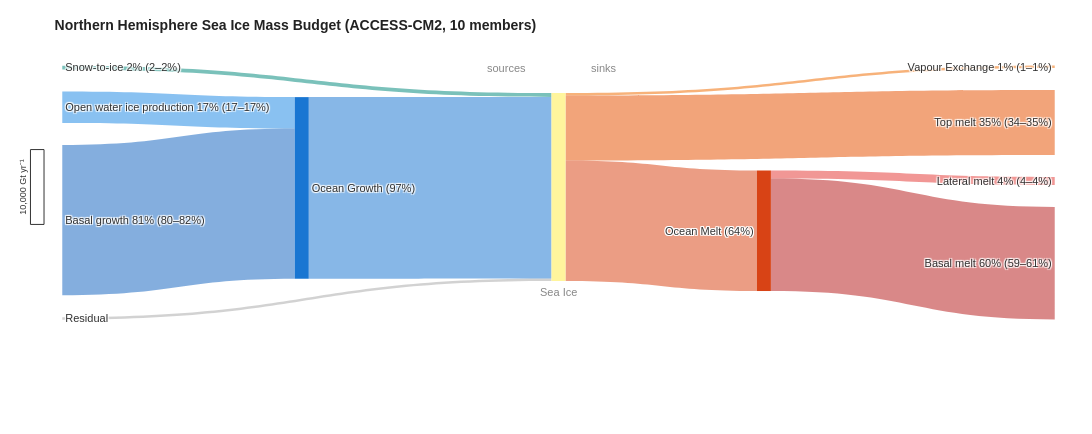
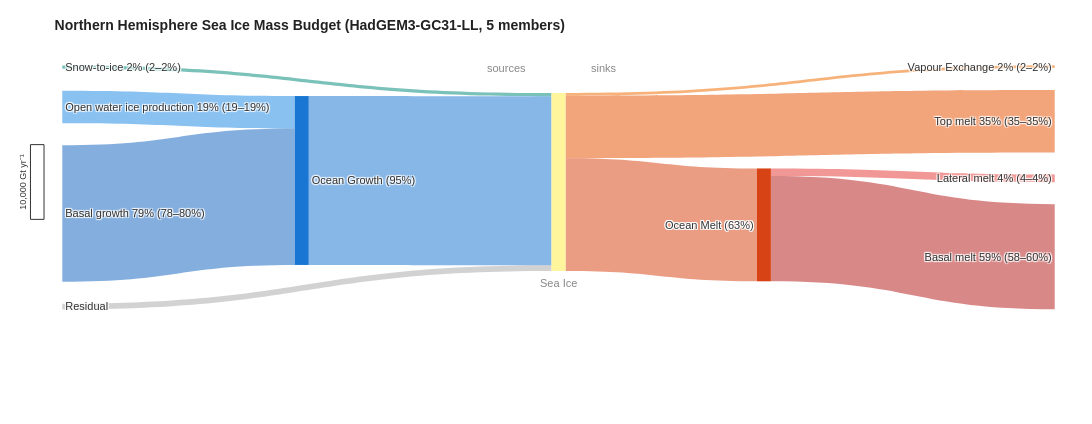
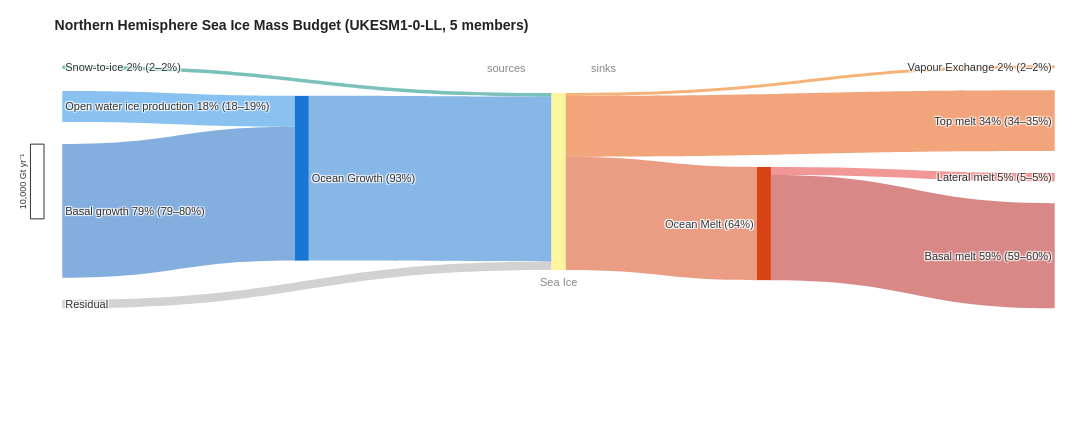
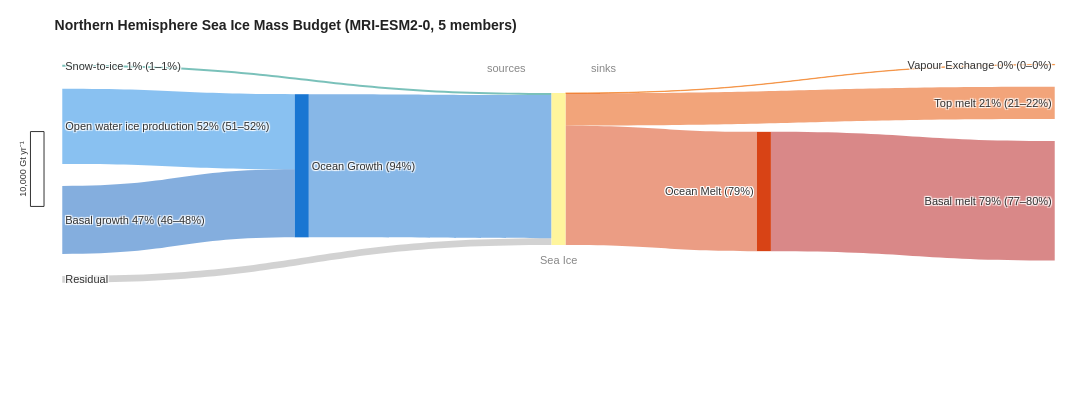

The notebook cell saved with these charts, in order:
### Code cell
# ── Plotly Sankey: ice mass budget ───────────────────────────────────────────────────
for _model in SANKEY_MODELS + [None]:
    _show_vals = SHOW_VALUES_MME if _model is None else SHOW_VALUES_MODELS
    _show_pct = SHOW_PERCENT_MME if _model is None else SHOW_PERCENT_MODELS
    _scale_bar = ICE_SCALE_BAR_GT if (SHOW_SCALE_BAR and ('AO', _model) not in SCALE_BAR_SKIP) else None
    if SHOW_UNCERTAINTY:
        fig = make_ice_sankey_uncertainty_plotly(
            ice_budget_NH, model=_model, res_label="Sea Ice",
            scale_ref=ICE_SANKEY_SCALE_REF, res_color="#FFF59D",
            scale_bar_Gt=_scale_bar,
            show_residual=SHOW_RESIDUAL,
            inflow_group_name="Ocean Growth", outflow_group_name="Ocean Melt",
            subtitle="Northern Hemisphere", include_dynamics=False,
        )
    else:
        fig = make_ice_sankey_plotly(
            ice_budget_NH, model=_model, res_label="Sea Ice",
            scale_ref=ICE_SANKEY_SCALE_REF, res_color="#FFF59D",
            scale_bar_Gt=_scale_bar,
            show_values=_show_vals, show_residual=SHOW_RESIDUAL, show_percent=_show_pct,
            hide_terminal_nodes=True,
            inflow_group_name="Ocean Growth", outflow_group_name="Ocean Melt",
            subtitle="Northern Hemisphere",
        )
    label = _model if _model is not None else "MME"
    fig.write_image(f"figures/ice_sankey_AO_{label}_2015-2034.png", scale=3.125)
    fig.write_image(f"figures/ice_sankey_AO_{label}_2015-2034.pdf")
    #fig.write_image(f"figures/ice_sankey_AO_{label}_2015-2034.svg")
    fig.show()

### Figure 1 — Plotly figure (JSON) as saved in the notebook; plotly's stock layout.template omitted (floating-point values rounded to 4 significant figures)
{"data": [{"arrangement": "snap", "link": {"color": ["rgba(0,137,123,0.52)", "rgba(30,136,229,0.52)", "rgba(21,101,192,0.52)", "rgba(170,170,170,0.52)", "rgba(25,118,210,0.52)", "rgba(239,108,0,0.52)", "rgba(230,81,0,0.52)", "rgba(229,57,53,0.52)", "rgba(183,28,28,0.52)", "rgba(216,67,21,0.52)"], "customdata": ["522 Gt yr⁻¹", "4,210 Gt yr⁻¹", "20,056 Gt yr⁻¹", "331 Gt yr⁻¹", "24,266 Gt yr⁻¹", "340 Gt yr⁻¹", "8,675 Gt yr⁻¹", "1,071 Gt yr⁻¹", "15,032 Gt yr⁻¹", "16,104 Gt yr⁻¹"], "hovertemplate": "%{customdata}<extra></extra>", "source": [0, 1, 2, 3, 4, 5, 5, 10, 10, 5], "target": [5, 4, 4, 5, 5, 6, 7, 8, 9, 10], "value": [521.5, 4210.0, 20060.0, 330.9, 24270.0, 340.0, 8675.0, 1071.0, 15030.0, 16100.0]}, "node": {"color": ["rgba(0,0,0,0)", "rgba(0,0,0,0)", "rgba(0,0,0,0)", "rgba(0,0,0,0)", "#1976D2", "#FFF59D", "rgba(0,0,0,0)", "rgba(0,0,0,0)", "rgba(0,0,0,0)", "rgba(0,0,0,0)", "#D84315"], "customdata": ["Snow-to-ice 2% (2–2%)", "Open water ice production 17% (17–17%)", "Basal growth 81% (80–82%)", "Residual", "Ocean Growth (97%)", "Sea Ice", "Vapour Exchange 1% (1–1%)", "Top melt 35% (34–35%)", "Lateral melt 4% (4–4%)", "Basal melt 60% (59–61%)", "Ocean Melt (64%)"], "hovertemplate": "%{customdata}<extra></extra>", "label": ["Snow-to-ice 2% (2–2%)", "Open water ice production 17% (17–17%)", "Basal growth 81% (80–82%)", "Residual", "Ocean Growth (97%)", "", "Vapour Exchange 1% (1–1%)", "Top melt 35% (34–35%)", "Lateral melt 4% (4–4%)", "Basal melt 60% (59–61%)", ""], "line": {"color": "white", "width": 0}, "pad": 22, "thickness": 14, "x": [0.01, 0.01, 0.01, 0.01, 0.25, 0.5, 0.99, 0.99, 0.99, 0.99, 0.7], "y": [0.02997, 0.1204, 0.5841, 0.9737, 0.5036, 0.5, 0.0265, 0.1988, 0.385, 0.6927, 0.6723]}, "type": "sankey"}], "layout": {"annotations": [{"font": {"color": "#888888", "size": 11}, "showarrow": false, "text": "sources", "x": 0.47, "xanchor": "right", "xref": "paper", "y": 1, "yref": "paper"}, {"font": {"color": "#888888", "size": 11}, "showarrow": false, "text": "sinks", "x": 0.53, "xanchor": "left", "xref": "paper", "y": 1, "yref": "paper"}, {"font": {"color": "#888888", "size": 11}, "showarrow": false, "text": "Sea Ice", "x": 0.5, "xanchor": "center", "xref": "paper", "y": 0.12, "yanchor": "top", "yref": "paper"}, {"font": {"color": "white", "size": 11}, "showarrow": false, "text": "Ocean Melt (64%)", "x": 0.7, "xanchor": "right", "xref": "paper", "xshift": -9, "y": 0.3277, "yanchor": "middle", "yref": "paper", "yshift": -1}, {"font": {"color": "white", "size": 11}, "showarrow": false, "text": "Ocean Melt (64%)", "x": 0.7, "xanchor": "right", "xref": "paper", "xshift": -9, "y": 0.3277, "yanchor": "middle", "yref": "paper", "yshift": 0}, {"font": {"color": "white", "size": 11}, "showarrow": false, "text": "Ocean Melt (64%)", "x": 0.7, "xanchor": "right", "xref": "paper", "xshift": -9, "y": 0.3277, "yanchor": "middle", "yref": "paper", "yshift": 1}, {"font": {"color": "white", "size": 11}, "showarrow": false, "text": "Ocean Melt (64%)", "x": 0.7, "xanchor": "right", "xref": "paper", "xshift": -8, "y": 0.3277, "yanchor": "middle", "yref": "paper", "yshift": -1}, {"font": {"color": "white", "size": 11}, "showarrow": false, "text": "Ocean Melt (64%)", "x": 0.7, "xanchor": "right", "xref": "paper", "xshift": -8, "y": 0.3277, "yanchor": "middle", "yref": "paper", "yshift": 1}, {"font": {"color": "white", "size": 11}, "showarrow": false, "text": "Ocean Melt (64%)", "x": 0.7, "xanchor": "right", "xref": "paper", "xshift": -7, "y": 0.3277, "yanchor": "middle", "yref": "paper", "yshift": -1}, {"font": {"color": "white", "size": 11}, "showarrow": false, "text": "Ocean Melt (64%)", "x": 0.7, "xanchor": "right", "xref": "paper", "xshift": -7, "y": 0.3277, "yanchor": "middle", "yref": "paper", "yshift": 0}, {"font": {"color": "white", "size": 11}, "showarrow": false, "text": "Ocean Melt (64%)", "x": 0.7, "xanchor": "right", "xref": "paper", "xshift": -7, "y": 0.3277, "yanchor": "middle", "yref": "paper", "yshift": 1}, {"font": {"color": "#333333", "size": 11}, "showarrow": false, "text": "Ocean Melt (64%)", "x": 0.7, "xanchor": "right", "xref": "paper", "xshift": -8, "y": 0.3277, "yanchor": "middle", "yref": "paper"}, {"font": {"color": "#333333", "size": 9}, "showarrow": false, "text": "10,000 Gt yr⁻¹", "textangle": -90, "x": -0.0217, "xanchor": "center", "xref": "paper", "y": 0.5, "yanchor": "middle", "yref": "paper"}], "font": {"color": "#333333", "family": "Arial, sans-serif", "size": 11}, "height": 434.2, "margin": {"b": 120, "l": 45, "r": 20, "t": 60}, "paper_bgcolor": "white", "shapes": [{"fillcolor": "white", "line": {"color": "#333333", "width": 1}, "type": "rect", "x0": -0.01415, "x1": -0.0009434, "xref": "paper", "y0": 0.3526, "y1": 0.6474, "yref": "paper"}], "title": {"font": {"color": "#222222", "size": 14}, "text": "<b>Northern Hemisphere Sea Ice Mass Budget (ACCESS-CM2, 10 members)</b>"}, "width": 1125}}

### Figure 2 — Plotly figure (JSON) as saved in the notebook; plotly's stock layout.template omitted (floating-point values rounded to 4 significant figures)
{"data": [{"arrangement": "snap", "link": {"color": ["rgba(0,137,123,0.52)", "rgba(30,136,229,0.52)", "rgba(21,101,192,0.52)", "rgba(170,170,170,0.52)", "rgba(25,118,210,0.52)", "rgba(239,108,0,0.52)", "rgba(230,81,0,0.52)", "rgba(229,57,53,0.52)", "rgba(183,28,28,0.52)", "rgba(216,67,21,0.52)"], "customdata": ["457 Gt yr⁻¹", "4,347 Gt yr⁻¹", "18,282 Gt yr⁻¹", "763 Gt yr⁻¹", "22,629 Gt yr⁻¹", "370 Gt yr⁻¹", "8,359 Gt yr⁻¹", "1,026 Gt yr⁻¹", "14,093 Gt yr⁻¹", "15,119 Gt yr⁻¹"], "hovertemplate": "%{customdata}<extra></extra>", "source": [0, 1, 2, 3, 4, 5, 5, 10, 10, 5], "target": [5, 4, 4, 5, 5, 6, 7, 8, 9, 10], "value": [457.0, 4347.0, 18280.0, 762.8, 22630.0, 369.9, 8359.0, 1026.0, 14090.0, 15120.0]}, "node": {"color": ["rgba(0,0,0,0)", "rgba(0,0,0,0)", "rgba(0,0,0,0)", "rgba(0,0,0,0)", "#1976D2", "#FFF59D", "rgba(0,0,0,0)", "rgba(0,0,0,0)", "rgba(0,0,0,0)", "rgba(0,0,0,0)", "#D84315"], "customdata": ["Snow-to-ice 2% (2–2%)", "Open water ice production 19% (19–19%)", "Basal growth 79% (78–80%)", "Residual", "Ocean Growth (95%)", "Sea Ice", "Vapour Exchange 2% (2–2%)", "Top melt 35% (35–35%)", "Lateral melt 4% (4–4%)", "Basal melt 59% (58–60%)", "Ocean Melt (63%)"], "hovertemplate": "%{customdata}<extra></extra>", "label": ["Snow-to-ice 2% (2–2%)", "Open water ice production 19% (19–19%)", "Basal growth 79% (78–80%)", "Residual", "Ocean Growth (95%)", "", "Vapour Exchange 2% (2–2%)", "Top melt 35% (35–35%)", "Lateral melt 4% (4–4%)", "Basal melt 59% (58–60%)", ""], "line": {"color": "white", "width": 0}, "pad": 22, "thickness": 14, "x": [0.01, 0.01, 0.01, 0.01, 0.25, 0.5, 0.99, 0.99, 0.99, 0.99, 0.7], "y": [0.0292, 0.1259, 0.5813, 0.9646, 0.4938, 0.5, 0.02744, 0.2031, 0.392, 0.6963, 0.6757]}, "type": "sankey"}], "layout": {"annotations": [{"font": {"color": "#888888", "size": 11}, "showarrow": false, "text": "sources", "x": 0.47, "xanchor": "right", "xref": "paper", "y": 1, "yref": "paper"}, {"font": {"color": "#888888", "size": 11}, "showarrow": false, "text": "sinks", "x": 0.53, "xanchor": "left", "xref": "paper", "y": 1, "yref": "paper"}, {"font": {"color": "#888888", "size": 11}, "showarrow": false, "text": "Sea Ice", "x": 0.5, "xanchor": "center", "xref": "paper", "y": 0.12, "yanchor": "top", "yref": "paper"}, {"font": {"color": "white", "size": 11}, "showarrow": false, "text": "Ocean Melt (63%)", "x": 0.7, "xanchor": "right", "xref": "paper", "xshift": -9, "y": 0.3243, "yanchor": "middle", "yref": "paper", "yshift": -1}, {"font": {"color": "white", "size": 11}, "showarrow": false, "text": "Ocean Melt (63%)", "x": 0.7, "xanchor": "right", "xref": "paper", "xshift": -9, "y": 0.3243, "yanchor": "middle", "yref": "paper", "yshift": 0}, {"font": {"color": "white", "size": 11}, "showarrow": false, "text": "Ocean Melt (63%)", "x": 0.7, "xanchor": "right", "xref": "paper", "xshift": -9, "y": 0.3243, "yanchor": "middle", "yref": "paper", "yshift": 1}, {"font": {"color": "white", "size": 11}, "showarrow": false, "text": "Ocean Melt (63%)", "x": 0.7, "xanchor": "right", "xref": "paper", "xshift": -8, "y": 0.3243, "yanchor": "middle", "yref": "paper", "yshift": -1}, {"font": {"color": "white", "size": 11}, "showarrow": false, "text": "Ocean Melt (63%)", "x": 0.7, "xanchor": "right", "xref": "paper", "xshift": -8, "y": 0.3243, "yanchor": "middle", "yref": "paper", "yshift": 1}, {"font": {"color": "white", "size": 11}, "showarrow": false, "text": "Ocean Melt (63%)", "x": 0.7, "xanchor": "right", "xref": "paper", "xshift": -7, "y": 0.3243, "yanchor": "middle", "yref": "paper", "yshift": -1}, {"font": {"color": "white", "size": 11}, "showarrow": false, "text": "Ocean Melt (63%)", "x": 0.7, "xanchor": "right", "xref": "paper", "xshift": -7, "y": 0.3243, "yanchor": "middle", "yref": "paper", "yshift": 0}, {"font": {"color": "white", "size": 11}, "showarrow": false, "text": "Ocean Melt (63%)", "x": 0.7, "xanchor": "right", "xref": "paper", "xshift": -7, "y": 0.3243, "yanchor": "middle", "yref": "paper", "yshift": 1}, {"font": {"color": "#333333", "size": 11}, "showarrow": false, "text": "Ocean Melt (63%)", "x": 0.7, "xanchor": "right", "xref": "paper", "xshift": -8, "y": 0.3243, "yanchor": "middle", "yref": "paper"}, {"font": {"color": "#333333", "size": 9}, "showarrow": false, "text": "10,000 Gt yr⁻¹", "textangle": -90, "x": -0.0217, "xanchor": "center", "xref": "paper", "y": 0.5, "yanchor": "middle", "yref": "paper"}], "font": {"color": "#333333", "family": "Arial, sans-serif", "size": 11}, "height": 424.7, "margin": {"b": 120, "l": 45, "r": 20, "t": 60}, "paper_bgcolor": "white", "shapes": [{"fillcolor": "white", "line": {"color": "#333333", "width": 1}, "type": "rect", "x0": -0.01415, "x1": -0.0009434, "xref": "paper", "y0": 0.3469, "y1": 0.6531, "yref": "paper"}], "title": {"font": {"color": "#222222", "size": 14}, "text": "<b>Northern Hemisphere Sea Ice Mass Budget (HadGEM3-GC31-LL, 5 members)</b>"}, "width": 1125}}

### Figure 3 — Plotly figure (JSON) as saved in the notebook; plotly's stock layout.template omitted (floating-point values rounded to 4 significant figures)
{"data": [{"arrangement": "snap", "link": {"color": ["rgba(0,137,123,0.52)", "rgba(30,136,229,0.52)", "rgba(21,101,192,0.52)", "rgba(170,170,170,0.52)", "rgba(25,118,210,0.52)", "rgba(239,108,0,0.52)", "rgba(230,81,0,0.52)", "rgba(229,57,53,0.52)", "rgba(183,28,28,0.52)", "rgba(216,67,21,0.52)"], "customdata": ["490 Gt yr⁻¹", "4,138 Gt yr⁻¹", "17,926 Gt yr⁻¹", "1,151 Gt yr⁻¹", "22,064 Gt yr⁻¹", "390 Gt yr⁻¹", "8,153 Gt yr⁻¹", "1,085 Gt yr⁻¹", "14,077 Gt yr⁻¹", "15,162 Gt yr⁻¹"], "hovertemplate": "%{customdata}<extra></extra>", "source": [0, 1, 2, 3, 4, 5, 5, 10, 10, 5], "target": [5, 4, 4, 5, 5, 6, 7, 8, 9, 10], "value": [490.0, 4138.0, 17930.0, 1151.0, 22060.0, 390.4, 8153.0, 1085.0, 14080.0, 15160.0]}, "node": {"color": ["rgba(0,0,0,0)", "rgba(0,0,0,0)", "rgba(0,0,0,0)", "rgba(0,0,0,0)", "#1976D2", "#FFF59D", "rgba(0,0,0,0)", "rgba(0,0,0,0)", "rgba(0,0,0,0)", "rgba(0,0,0,0)", "#D84315"], "customdata": ["Snow-to-ice 2% (2–2%)", "Open water ice production 18% (18–19%)", "Basal growth 79% (79–80%)", "Residual", "Ocean Growth (93%)", "Sea Ice", "Vapour Exchange 2% (2–2%)", "Top melt 34% (34–35%)", "Lateral melt 5% (5–5%)", "Basal melt 59% (59–60%)", "Ocean Melt (64%)"], "hovertemplate": "%{customdata}<extra></extra>", "label": ["Snow-to-ice 2% (2–2%)", "Open water ice production 18% (18–19%)", "Basal growth 79% (79–80%)", "Residual", "Ocean Growth (93%)", "", "Vapour Exchange 2% (2–2%)", "Top melt 34% (34–35%)", "Lateral melt 5% (5–5%)", "Basal melt 59% (59–60%)", ""], "line": {"color": "white", "width": 0}, "pad": 22, "thickness": 14, "x": [0.01, 0.01, 0.01, 0.01, 0.25, 0.5, 0.99, 0.99, 0.99, 0.99, 0.7], "y": [0.02992, 0.1236, 0.5704, 0.9567, 0.4866, 0.5, 0.02791, 0.2009, 0.388, 0.695, 0.673]}, "type": "sankey"}], "layout": {"annotations": [{"font": {"color": "#888888", "size": 11}, "showarrow": false, "text": "sources", "x": 0.47, "xanchor": "right", "xref": "paper", "y": 1, "yref": "paper"}, {"font": {"color": "#888888", "size": 11}, "showarrow": false, "text": "sinks", "x": 0.53, "xanchor": "left", "xref": "paper", "y": 1, "yref": "paper"}, {"font": {"color": "#888888", "size": 11}, "showarrow": false, "text": "Sea Ice", "x": 0.5, "xanchor": "center", "xref": "paper", "y": 0.12, "yanchor": "top", "yref": "paper"}, {"font": {"color": "white", "size": 11}, "showarrow": false, "text": "Ocean Melt (64%)", "x": 0.7, "xanchor": "right", "xref": "paper", "xshift": -9, "y": 0.327, "yanchor": "middle", "yref": "paper", "yshift": -1}, {"font": {"color": "white", "size": 11}, "showarrow": false, "text": "Ocean Melt (64%)", "x": 0.7, "xanchor": "right", "xref": "paper", "xshift": -9, "y": 0.327, "yanchor": "middle", "yref": "paper", "yshift": 0}, {"font": {"color": "white", "size": 11}, "showarrow": false, "text": "Ocean Melt (64%)", "x": 0.7, "xanchor": "right", "xref": "paper", "xshift": -9, "y": 0.327, "yanchor": "middle", "yref": "paper", "yshift": 1}, {"font": {"color": "white", "size": 11}, "showarrow": false, "text": "Ocean Melt (64%)", "x": 0.7, "xanchor": "right", "xref": "paper", "xshift": -8, "y": 0.327, "yanchor": "middle", "yref": "paper", "yshift": -1}, {"font": {"color": "white", "size": 11}, "showarrow": false, "text": "Ocean Melt (64%)", "x": 0.7, "xanchor": "right", "xref": "paper", "xshift": -8, "y": 0.327, "yanchor": "middle", "yref": "paper", "yshift": 1}, {"font": {"color": "white", "size": 11}, "showarrow": false, "text": "Ocean Melt (64%)", "x": 0.7, "xanchor": "right", "xref": "paper", "xshift": -7, "y": 0.327, "yanchor": "middle", "yref": "paper", "yshift": -1}, {"font": {"color": "white", "size": 11}, "showarrow": false, "text": "Ocean Melt (64%)", "x": 0.7, "xanchor": "right", "xref": "paper", "xshift": -7, "y": 0.327, "yanchor": "middle", "yref": "paper", "yshift": 0}, {"font": {"color": "white", "size": 11}, "showarrow": false, "text": "Ocean Melt (64%)", "x": 0.7, "xanchor": "right", "xref": "paper", "xshift": -7, "y": 0.327, "yanchor": "middle", "yref": "paper", "yshift": 1}, {"font": {"color": "#333333", "size": 11}, "showarrow": false, "text": "Ocean Melt (64%)", "x": 0.7, "xanchor": "right", "xref": "paper", "xshift": -8, "y": 0.327, "yanchor": "middle", "yref": "paper"}, {"font": {"color": "#333333", "size": 9}, "showarrow": false, "text": "10,000 Gt yr⁻¹", "textangle": -90, "x": -0.0217, "xanchor": "center", "xref": "paper", "y": 0.5, "yanchor": "middle", "yref": "paper"}], "font": {"color": "#333333", "family": "Arial, sans-serif", "size": 11}, "height": 423.6, "margin": {"b": 120, "l": 45, "r": 20, "t": 60}, "paper_bgcolor": "white", "shapes": [{"fillcolor": "white", "line": {"color": "#333333", "width": 1}, "type": "rect", "x0": -0.01415, "x1": -0.0009434, "xref": "paper", "y0": 0.3462, "y1": 0.6538, "yref": "paper"}], "title": {"font": {"color": "#222222", "size": 14}, "text": "<b>Northern Hemisphere Sea Ice Mass Budget (UKESM1-0-LL, 5 members)</b>"}, "width": 1125}}

### Figure 4 — Plotly figure (JSON) as saved in the notebook; plotly's stock layout.template omitted (floating-point values rounded to 4 significant figures)
{"data": [{"arrangement": "snap", "link": {"color": ["rgba(0,137,123,0.52)", "rgba(30,136,229,0.52)", "rgba(21,101,192,0.52)", "rgba(170,170,170,0.52)", "rgba(25,118,210,0.52)", "rgba(239,108,0,0.52)", "rgba(230,81,0,0.52)", "rgba(183,28,28,0.52)", "rgba(216,67,21,0.52)"], "customdata": ["279 Gt yr⁻¹", "10,033 Gt yr⁻¹", "9,100 Gt yr⁻¹", "907 Gt yr⁻¹", "19,133 Gt yr⁻¹", "51 Gt yr⁻¹", "4,318 Gt yr⁻¹", "15,951 Gt yr⁻¹", "15,951 Gt yr⁻¹"], "hovertemplate": "%{customdata}<extra></extra>", "source": [0, 1, 2, 3, 4, 5, 5, 9, 5], "target": [5, 4, 4, 5, 5, 6, 7, 8, 9], "value": [279.4, 10030.0, 9100.0, 907.2, 19130.0, 50.93, 4318.0, 15950.0, 15950.0]}, "node": {"color": ["rgba(0,0,0,0)", "rgba(0,0,0,0)", "rgba(0,0,0,0)", "rgba(0,0,0,0)", "#1976D2", "#FFF59D", "rgba(0,0,0,0)", "rgba(0,0,0,0)", "rgba(0,0,0,0)", "#D84315"], "customdata": ["Snow-to-ice 1% (1–1%)", "Open water ice production 52% (51–52%)", "Basal growth 47% (46–48%)", "Residual", "Ocean Growth (94%)", "Sea Ice", "Vapour Exchange 0% (0–0%)", "Top melt 21% (21–22%)", "Basal melt 79% (77–80%)", "Ocean Melt (79%)"], "hovertemplate": "%{customdata}<extra></extra>", "label": ["Snow-to-ice 1% (1–1%)", "Open water ice production 52% (51–52%)", "Basal growth 47% (46–48%)", "Residual", "Ocean Growth (94%)", "", "Vapour Exchange 0% (0–0%)", "Top melt 21% (21–22%)", "Basal melt 79% (77–80%)", ""], "line": {"color": "white", "width": 0}, "pad": 22, "thickness": 14, "x": [0.01, 0.01, 0.01, 0.01, 0.25, 0.5, 0.99, 0.99, 0.99, 0.7], "y": [0.0266, 0.2702, 0.7222, 0.9586, 0.4852, 0.5, 0.0212, 0.1244, 0.6032, 0.6032]}, "type": "sankey"}], "layout": {"annotations": [{"font": {"color": "#888888", "size": 11}, "showarrow": false, "text": "sources", "x": 0.47, "xanchor": "right", "xref": "paper", "y": 1, "yref": "paper"}, {"font": {"color": "#888888", "size": 11}, "showarrow": false, "text": "sinks", "x": 0.53, "xanchor": "left", "xref": "paper", "y": 1, "yref": "paper"}, {"font": {"color": "#888888", "size": 11}, "showarrow": false, "text": "Sea Ice", "x": 0.5, "xanchor": "center", "xref": "paper", "y": 0.12, "yanchor": "top", "yref": "paper"}, {"font": {"color": "white", "size": 11}, "showarrow": false, "text": "Ocean Melt (79%)", "x": 0.7, "xanchor": "right", "xref": "paper", "xshift": -9, "y": 0.3968, "yanchor": "middle", "yref": "paper", "yshift": -1}, {"font": {"color": "white", "size": 11}, "showarrow": false, "text": "Ocean Melt (79%)", "x": 0.7, "xanchor": "right", "xref": "paper", "xshift": -9, "y": 0.3968, "yanchor": "middle", "yref": "paper", "yshift": 0}, {"font": {"color": "white", "size": 11}, "showarrow": false, "text": "Ocean Melt (79%)", "x": 0.7, "xanchor": "right", "xref": "paper", "xshift": -9, "y": 0.3968, "yanchor": "middle", "yref": "paper", "yshift": 1}, {"font": {"color": "white", "size": 11}, "showarrow": false, "text": "Ocean Melt (79%)", "x": 0.7, "xanchor": "right", "xref": "paper", "xshift": -8, "y": 0.3968, "yanchor": "middle", "yref": "paper", "yshift": -1}, {"font": {"color": "white", "size": 11}, "showarrow": false, "text": "Ocean Melt (79%)", "x": 0.7, "xanchor": "right", "xref": "paper", "xshift": -8, "y": 0.3968, "yanchor": "middle", "yref": "paper", "yshift": 1}, {"font": {"color": "white", "size": 11}, "showarrow": false, "text": "Ocean Melt (79%)", "x": 0.7, "xanchor": "right", "xref": "paper", "xshift": -7, "y": 0.3968, "yanchor": "middle", "yref": "paper", "yshift": -1}, {"font": {"color": "white", "size": 11}, "showarrow": false, "text": "Ocean Melt (79%)", "x": 0.7, "xanchor": "right", "xref": "paper", "xshift": -7, "y": 0.3968, "yanchor": "middle", "yref": "paper", "yshift": 0}, {"font": {"color": "white", "size": 11}, "showarrow": false, "text": "Ocean Melt (79%)", "x": 0.7, "xanchor": "right", "xref": "paper", "xshift": -7, "y": 0.3968, "yanchor": "middle", "yref": "paper", "yshift": 1}, {"font": {"color": "#333333", "size": 11}, "showarrow": false, "text": "Ocean Melt (79%)", "x": 0.7, "xanchor": "right", "xref": "paper", "xshift": -8, "y": 0.3968, "yanchor": "middle", "yref": "paper"}, {"font": {"color": "#333333", "size": 9}, "showarrow": false, "text": "10,000 Gt yr⁻¹", "textangle": -90, "x": -0.0217, "xanchor": "center", "xref": "paper", "y": 0.5, "yanchor": "middle", "yref": "paper"}], "font": {"color": "#333333", "family": "Arial, sans-serif", "size": 11}, "height": 398.3, "margin": {"b": 120, "l": 45, "r": 20, "t": 60}, "paper_bgcolor": "white", "shapes": [{"fillcolor": "white", "line": {"color": "#333333", "width": 1}, "type": "rect", "x0": -0.01415, "x1": -0.0009434, "xref": "paper", "y0": 0.3283, "y1": 0.6717, "yref": "paper"}], "title": {"font": {"color": "#222222", "size": 14}, "text": "<b>Northern Hemisphere Sea Ice Mass Budget (MRI-ESM2-0, 5 members)</b>"}, "width": 1125}}
